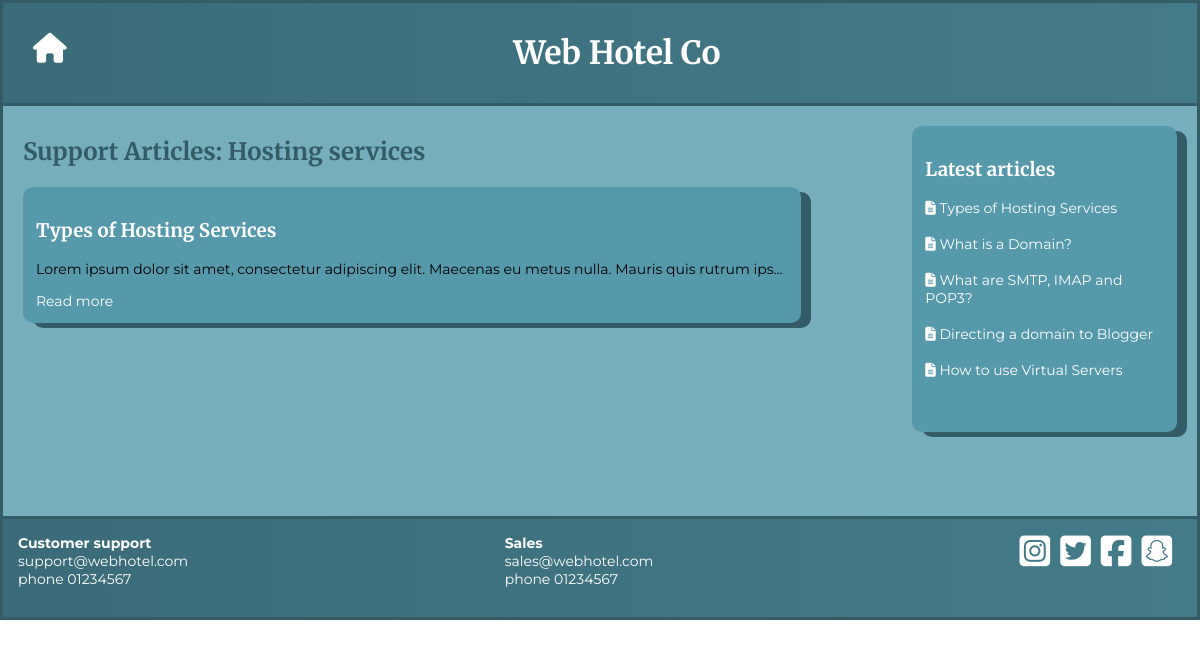
/support-articles.php?categoryID=2, run on the app's committed database.
### tables this page shows
CREATE TABLE `articles` (
  `article_id` int(11) NOT NULL,
  `title` varchar(200) NOT NULL,
  `text` text NOT NULL,
  `category_id` int(11) NOT NULL,
  `author` varchar(20) NOT NULL,
  `publish_date` date NOT NULL
);

CREATE TABLE `categories` (
  `category_id` int(11) NOT NULL,
  `name` varchar(50) NOT NULL,
  `order_number` int(11) NOT NULL
);

### support-articles.php (the view, shortened to what this page needs)
<!DOCTYPE html>
<html lang="en" dir="ltr">
  <head>
    <link rel="stylesheet" href="css/stylesheet.css">
  <body>
    <div class="container">
      <?php include('header.php'); ?>
      <?php require_once('connection.php') ; ?>
      <div class="support-container">
      <?php
      $categoryID = $_GET["categoryID"];
      $sql ="SELECT  * FROM categories LEFT JOIN articles ON categories.category_id = articles.category_id
       WHERE categories.category_id = $categoryID ORDER BY articles.publish_date DESC";
      $result = $conn->query($sql);
      if ($result->num_rows> 0 ) {
         while($row = $result->fetch_assoc()) {
            if (isset( $_GET["categoryID"])){
                $text = strip_tags($row["text"]);
           if($categoryID == $categoryID ){
                if(!isset($title)){
                    $title = '<h2> Support Articles: '.$row["name"].'</h2>';
                    echo $title;
                }
             $info =('<div class="support-category">
                      <h3>'.$row["title"].'</h3>
                      <p>'.$text.'</p>
                      <a href="article.php?articleID='.$row["article_id"].'">Read more</a>
                      </div>');
              if($row["article_id"] == NULL){
                  echo "<p>
                  No articles yet
                  </p>";
              }else{
                  echo $info;
              }
            }
          }
        }
      } else {
      echo "Empty";
      }
?>
      </div>
      <?php include('latest-articles.php'); ?>
      <?php include('footer.php'); ?>
      </div>
  </body>
</html>

### latest-articles.php
<!DOCTYPE html>
<html lang="en" dir="ltr">
  <head>
  </head>
  <body>
    <?php require_once('connection.php') ; ?>
    <div class="right-column">
      <h3>Latest articles</h3>
      <?php
      $sql = "SELECT title, article_id FROM articles ORDER BY publish_date DESC LIMIT 10";
      $result = $conn->query($sql);
      if ($result->num_rows > 0) {
         while($row = $result->fetch_assoc()) {
             echo ' <a href="article.php?articleID='.$row["article_id"].'"><i class="fa-solid fa-file-lines"></i> '.$row["title"].'</a> <br><br>';
         }
      }
       ?>
    </div>
  </body>
</html>

### css/stylesheet.css (style rules this page uses)
body { margin: 0; }
.container { border-style: solid; background-color: #77aebc; border-color: #335c67; }
.support-container { margin: 10px 10px 10px 0; padding: 10px; }
.support-category { border-style: solid; float: left; padding: 10px; border-color: #5599ab; border-radius: 10px; box-shadow: 10px 5px #335c67; background-color: #5599ab; margin-bottom:10px; }
.support-category h3 { color: white; }
.support-category p { min-width: 150px; text-overflow: ellipsis; overflow: hidden; white-space: nowrap; }
.right-column { float: left; border-style: solid; padding: 10px; margin: 10px; border-color: #5599ab; border-radius: 10px; background-color: #5599ab; }
.right-column h3 { color: white; }
a { text-decoration: none; color: white; }
p, a { font-family: 'Montserrat', sans-serif; font-size: 14px; }
h1, h2, h3 { font-family: 'Merriweather', serif; color: #335c67; }
@media screen and (min-width: 320px) { .support-container { min-height: 150px; } }
@media screen and (min-width: 320px) { .support-category { width: 90%; margin-right: 10px; box-shadow: 5px 5px #335c67; } }
@media screen and (min-width: 320px) { .support-category p { max-width: 1200px; } }
@media screen and (min-width: 320px) { .right-column { width: 85%; margin-bottom: 20px; min-height: 200px; box-shadow: 5px 5px #335c67; } }
@media screen and (min-width: 530px) { .support-container { width: 50%; margin-left: 10px; min-height: 360px; float: left; } }
@media screen and (min-width: 530px) { .support-container h2 { margin-top: 0; } }
@media screen and (min-width: 530px) { .support-category { width: 100%; box-shadow: 10px 5px #335c67; } }
@media screen and (min-width: 530px) { .right-column { margin-right: 20px; min-height: 280px; width: 30%; float: right; box-shadow: 10px 5px #335c67; } }
@media screen and (min-width: 800px) { .support-container { width: 60%; } }
@media screen and (min-width: 800px) { .support-category { max-width: 90%; } }
@media screen and (min-width: 800px) { .right-column { width: 25%; } }
@media screen and (min-width: 1000px) { .support-container { width: 70%; } }
@media screen and (min-width: 1000px) { .right-column { width: 20%; } }

### data on the page
articles: category.name "Hosting services", title "Types of Hosting Services", text "Lorem ipsum dolor sit amet, consectetur adipiscing elit. Maecenas eu metus nulla. Mauris quis rutrum ips…"
articles: title "What is a Domain?"
articles: title "What are SMTP, IMAP and POP3?"
articles: title "Directing a domain to Blogger"
articles: title "How to use Virtual Servers"
